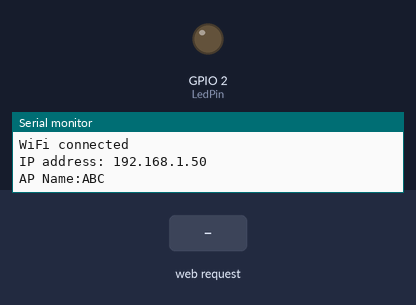
This sketch was run on a simulated ESP32. Shown: output pins drawn as LEDs (lit = HIGH), the last lines printed to the serial monitor. Inputs (shaded band) come from the test bench. WiFi joins after 1.5 s; servers stay silent unless stated.

Above: at 2.7 s.
2.8 s: HTTP request GET /H received
At 4.0 s:
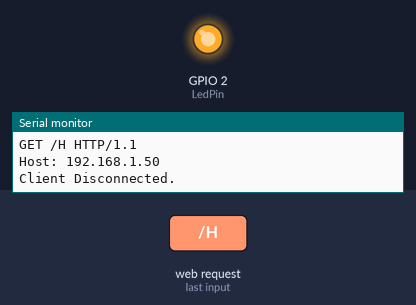
4.3 s: HTTP request GET /L received
At 5.4 s:
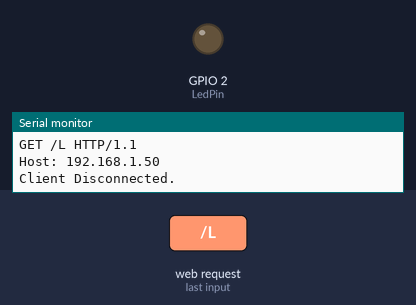
Timing chart, 0 to 7.3 s (numbered marks = the images above; inputs shaded):
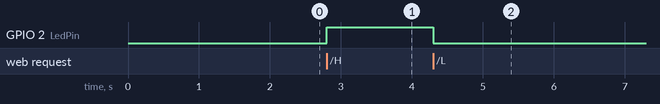

The sketch:

AP_WiFiServer_ESP32_ControlLed.ino
```cpp
#include <WiFi.h>     //使用網路必用得函式庫
#include <WiFiMulti.h>    //記錄多熱點的函數

WiFiMulti wifiMulti;    //記錄多熱點的物件
#define LedPin 2    // LED or Relay的腳位
#define PORT 80

WiFiServer server(PORT);    //建立控制主機的物件，PORT 伺服器建立的通訊埠
char c;
void setup()
{
    pinMode(LedPin,OUTPUT) ;    //設定輸出控制
    Serial.begin(9600);   //設定監控視窗速度
    delay(10);    //延遲1/100秒
    digitalWrite(LedPin, LOW) ;   //預設低電位輸出
//------多熱點連線 熱點加入程式區塊-----------
    wifiMulti.addAP("ABC", "12345678");
    wifiMulti.addAP("NCNU-EMBA", "12345678");
    wifiMulti.addAP("BRUCE", "12345678");
    wifiMulti.addAP("Brucetsao", "12345678");
//------多熱點連線 程式區塊-----------
    Serial.println("Connecting Wifi...");    //印出文字
    //wifiMulti.run();   //多熱點連線
    if(wifiMulti.run() == WL_CONNECTED) {
        Serial.println("");
        Serial.print("Successful Connectting to Access Point:");
        Serial.println(WiFi.SSID());
        Serial.print("\n");

        Serial.println("WiFi connected");
        Serial.print("IP address: ");
        Serial.println(WiFi.localIP());
        Serial.print("AP Name:");
         Serial.println(WiFi.SSID()) ;

    }

    // We start by connecting to a WiFi network

    server.begin();   //啟動控制主機物件

}

int value = 0;

void loop()
{
 WiFiClient client = server.available();    //建立控制主機的一個連線
 // listen for incoming clients

  if (client)
  {                             // if you get a client,
    Serial.println("New Client.");           // print a message out the serial port
    String currentLine = "";                // make a String to hold incoming data from the client
    while (client.connected())
    {            // loop while the client's connected
      if (client.available())
      {             // if there's bytes to read from the client,
        c = client.read() ;
        Serial.write(c);                    // print it out the serial monitor
        if (c == '\n')
        {                    // if the byte is a newline character

          // if the current line is blank, you got two newline characters in a row.
          // that's the end of the client HTTP request, so send a response:
          if (currentLine.length() == 0) {
            // HTTP headers always start with a response code (e.g. HTTP/1.1 200 OK)
            // and a content-type so the client knows what's coming, then a blank line:
            client.println("HTTP/1.1 200 OK");
            client.println("Content-type:text/html");
            client.println();

            // the content of the HTTP response follows the header:
            client.print("Click <a href=\"/H\">here</a> to turn the LED on pin 5 on.<br>");
            client.print("Click <a href=\"/L\">here</a> to turn the LED on pin 5 off.<br>");

            // The HTTP response ends with another blank line:
            client.println();
            // break out of the while loop:
            break;
          } else {    // if you got a newline, then clear currentLine:
            currentLine = "";
          }
        } else if (c != '\r') {  // if you got anything else but a carriage return character,
          currentLine += c;      // add it to the end of the currentLine
        }

        // Check to see if the client request was "GET /H" or "GET /L":
        if (currentLine.endsWith("GET /H")) {
          digitalWrite(LedPin, HIGH);               // GET /H turns the LED on
        }
        if (currentLine.endsWith("GET /L")) {
          digitalWrite(LedPin, LOW);                // GET /L turns the LED off
        }
      }
    }
    // close the connection:
    client.stop();
    Serial.println("Client Disconnected.");
  }
}
```

Measured:
- after the input at 2.8 s, GPIO 2 (LedPin): LOW → HIGH at once
- after the input at 4.3 s, GPIO 2 (LedPin): HIGH → LOW at once
